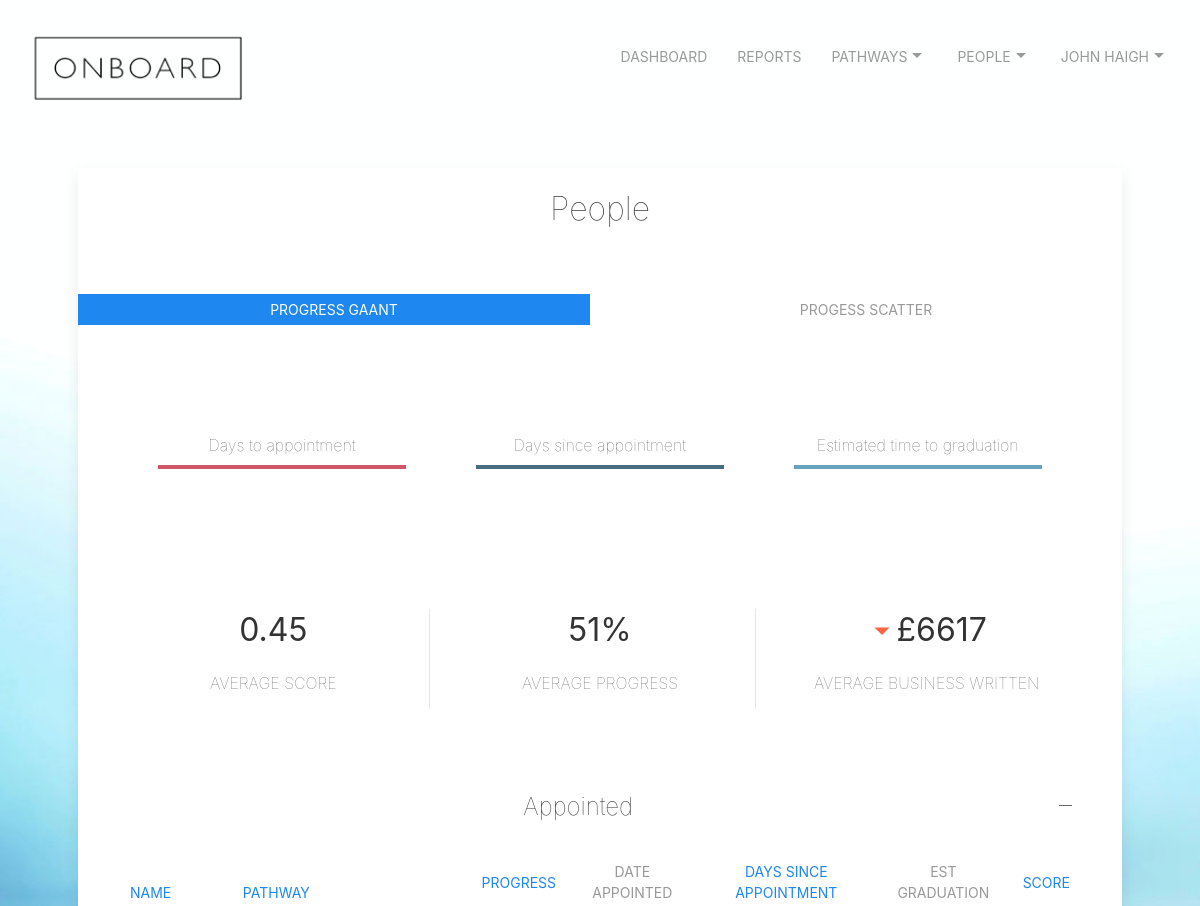
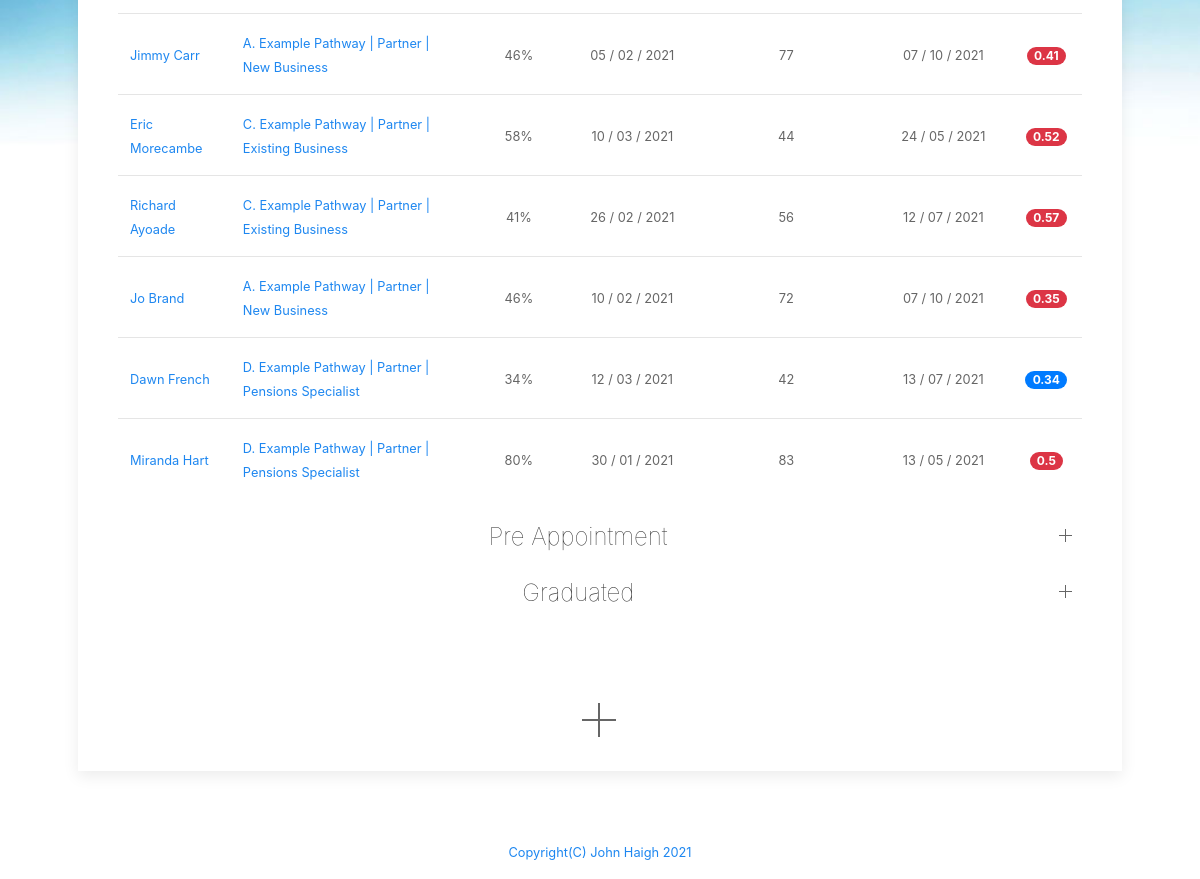
Page /people (signed in) on the committed database (2 pictures, top to bottom).
### tables this page shows
CREATE TABLE users ('id' integer PRIMARY KEY NOT NULL, 'email' text NOT NULL, 'firstname' text NOT NULL,'lastname' text NOT NULL, 'password' text NOT NULL, 'company' text NOT NULL, 'jobrole' text NOT NULL,'companymail' text NOT NULL, 'confirmed' text, 'lastlogin' text, 'adminlevel' int, 'status' text, 'region' text, 'averagescore' int, 'averagebusiness' int, 'averagebusinesstarget' int, 'averageprogressnumber' int);

CREATE TABLE "people" (
	"id"	integer NOT NULL,
	"firstname"	text NOT NULL,
	"lastname"	text NOT NULL,
	"mobile"	text NOT NULL,
	"email"	text NOT NULL,
	"pdm"	text NOT NULL,
	"bam"	text,
	"pathwayEnrolled"	text,
	"pathwayEnrolledDate"	text,
	"pathwayEnrolledPosition"	text,
	"pathwayEnrolledProgress"	integer,
	"pathwayEnrolledPositionDate"	text,
	"history"	text,
	"exEmployedDeal"	text,
	"exEmployedDealExpiry"	text,
	"businessWrittenPreviousMonth"	integer,
	"businessWrittenYearToDate"	integer,
	"daysinpathway"	integer,
	"estcompletion"	text,
	"score"	int,
	"minincome"	int,
	"practice"	text,
	"dateappointed"	text,
	"dayssinceappointment"	int,
	"appointed"	int,
	"region"	int,
	"completed"	INTEGER,
	PRIMARY KEY("id")
);

### app.py (the view, shortened to what this page needs)
@app.route("/people", methods=["GET", "POST"])
@login_required
def people():
    if request.method == "GET":
        db = SQL("sqlite:///onboard.db")
        info = db.execute("SELECT * FROM users WHERE id = ?", session["user_id"])
        username = info[0]['email']
        firstname = info[0]['firstname']
        lastname = info[0]['lastname']
        companymail = info[0]['companymail']
        fullname = firstname + ' ' + lastname
        daytoday = int(datetime.datetime.today().strftime ('%d'))
        monthtoday = int(datetime.datetime.today().strftime ('%m'))
        yeartoday = int(datetime.datetime.today().strftime ('%Y'))
        totalscore = 0
        count = 0
        totalaveragebusinesstarget = 0
        totalaveragebusiness = 0
        totalaverageprogressnumber = 0
        averageprogressnumber = 0
        preappointmentdays = []
        progresstodate = []
        estimatedfinish = []
        stackednames = []
        i = 0
        rows = db.execute("SELECT * FROM people WHERE pdm = ? AND completed = 0 ORDER BY dayssinceappointment", username)
        while i < len(rows):
            dateenrolled = rows[i]['pathwayEnrolledDate']
            if dateenrolled != None:
                x = dateenrolled.split("/", 3)
                yearenrolled = (int(x[2]))
                monthenroleld = (int(x[1]))
                dayenrolled = (int(x[0]))
                d0 = date(yearenrolled, monthenroleld, dayenrolled)
                d1 = date(yeartoday, monthtoday, daytoday)
                delta = d1 - d0
                daysin = delta.days
            else:
                daysin = 0
            if rows[i]['appointed'] == 1:
                dateappointed = rows[i]['dateappointed']
                x = dateappointed.split("/", 3)
                year = (int(x[2]))
                month = (int(x[1]))
                day = (int(x[0]))
                d0 = date(year, month, day)
                d1 = date(yeartoday, monthtoday, daytoday)
                delta = d1 - d0
                dayssinceappointment = delta.days
                progressnumber = int(rows[i]['pathwayEnrolledProgress'])
                if progressnumber == 0:
                    estcompletion = 'Not yet known'
                    score = 0
                else:
                    pathwayinfo = db.execute("SELECT * from pathways where pathwayName = ?", rows[i]['pathwayEnrolled'])
                    if pathwayinfo[0]['numbercompleted'] == 0:
                        daysleft = ((dayssinceappointment / progressnumber) * 100) - dayssinceappointment
                        estcompletion = d0 + datetime.timedelta(days=daysleft+dayssinceappointment)
                    else:
                        daysleft = int((dayssinceappointment / progressnumber) * 100)
                        newestaveragecompletion = ( int(pathwayinfo[0]['averagetimecompletion']) * int(pathwayinfo[0]['numbercompleted'])) + daysleft / (int(pathwayinfo[0]['numbercompleted']))+1
                        estcompletion = d0 + datetime.timedelta(days=newestaveragecompletion)
                    j = (str(estcompletion).split("-",3))
                    year = (j[0])
                    month = (j[1])
                    day = (j[2])
                    estcompletion = day + " / " + month + " / " + year
                    score = round((progressnumber / daysin), 2)
                    totalscore = totalscore + score
                    count = count + 1
                    totalaveragebusinesstarget = totalaveragebusinesstarget + (dayssinceappointment * 165)
                    totalaveragebusiness = totalaveragebusiness + int(rows[i]['businessWrittenYearToDate'])
                    totalaverageprogressnumber = totalaverageprogressnumber + progressnumber
                    preappointmentdayscalc = (int(rows[i]['daysinpathway']) - int(rows[i]['dayssinceappointment']))*-1
                    preappointmentdays.append(preappointmentdayscalc)
                    progresstodate.append((int(rows[i]['dayssinceappointment']))*-1)
                    stackednames.append(rows[i]['firstname'] + ' '+ rows[i]['lastname'])
                    estimatedfinish.append(daysleft)
            else:
                dayssinceappointment = 0
                score = 0
                estcompletion = 'Not yet known'
            db.execute("UPDATE people SET daysinpathway = ?, estcompletion = ?, score = ?, dayssinceappointment = ? WHERE email = ?", daysin, estcompletion, score, dayssinceappointment, rows[i]['email'])
            i = i+1
        averagescore = round((totalscore / count),2)
        averagebusiness = round(totalaveragebusiness / count)
        averagebusinesstarget = round(totalaveragebusinesstarget / count)
        averageprogressnumber = round(totalaverageprogressnumber / count)
        db.execute("UPDATE users SET averagescore = ?, averagebusiness = ?, averagebusinesstarget = ?, averageprogressnumber = ?", averagescore, averagebusiness, averagebusinesstarget, averageprogressnumber)
        rows = db.execute("SELECT * from people WHERE pdm = ? AND appointed = 1 AND completed = 0", username)
        print(rows)
        newlist = []
        percent = []
        datalabels = []
        bubblecolour = []
        days = []
        i = 0
        while i < len(rows):
            percent.append(rows[i]['pathwayEnrolledProgress'])
            days.append(rows[i]['dayssinceappointment'])
            datalabels.append(rows[i]['firstname']+' '+rows[i]['lastname'])
            if (int(rows[i]['businessWrittenYearToDate']) < (int(rows[i]['dayssinceappointment']) * 165)):
                bubblecolour.append('rgba(209,86,102,.9)')
            else:
                bubblecolour.append('rgba(70,109,128,.9)')
            i = i+1
        for h, w in zip(percent, days):
            newlist.append({'x': h, 'y': w})
        scatterdata = str(newlist).replace('\'', '')
        appointed = db.execute("SELECT * FROM people WHERE pdm = ? AND appointed = 1 AND completed = 0", username)
        preappointment = db.execute("SELECT * FROM people WHERE pdm = ? AND appointed = 0", username)
        graduated = db.execute("SELECT * FROM people WHERE pdm = ? AND completed = 1", username)
        rows = db.execute("SELECT * FROM users WHERE email = ?", username)
        return render_template("people.html", graduated = graduated, stackednames = stackednames, preappointmentdays = preappointmentdays, progresstodate = progresstodate, estimatedfinish = estimatedfinish, rows = rows, firstname = firstname, FullName = fullname, companymail=companymail, appointed = appointed, preappointment = preappointment, data=scatterdata, bubblecolour = bubblecolour, labels = datalabels)

### app.py (called while the page is built)
@app.after_request
def after_request(response):
    response.headers["Cache-Control"] = "no-cache, no-store, must-revalidate"
    response.headers["Expires"] = 0
    response.headers["Pragma"] = "no-cache"
    return response

def login_required(f):
    @wraps(f)
    def decorated_function(*args, **kwargs):
        if session.get("user_id") is None:
            return redirect("/login")
        return f(*args, **kwargs)
    return decorated_function

### templates/people.html (shortened to what this page needs)
{% extends "layout.html" %}
{% block main %}
<div class="uk-card uk-card-default uk-card-small">
  <div class="uk-text-center uk-card-body">
    <h2 class="uk-text uk-text-lighter">People</h2>
    <br>
  </div>
<div class="uk-text-center">
  <ul class="uk-subnav uk-subnav-pill uk-grid" uk-switcher="animation: uk-animation-fade">
    <li class="uk-width-1-2@m"><a href="#">Progress GAANT</a></li>
    <li class="uk-width-1-2@m"><a href="#">Progess Scatter</a></li>
  </ul>
  <ul class="uk-switcher uk-margin uk-padding">
      <li>
        <div class="uk-child-width-1-3@m uk-grid-large uk-padding" uk-grid>
          <div class="uk-child-width-1-1@m" >
            <p style="padding:8px; border-style: hidden hidden solid hidden; border-width: 4px; border-color: rgba(209,86,102,1)" class="uk-text uk-text-lighter">Days to appointment</p>
          </div>
          <div class="uk-child-width-1-1@m">
            <p style="padding:8px; border-style: hidden hidden solid hidden; border-width: 4px; border-color: rgba(70,109,128,1)" class="uk-text uk-text-lighter">Days since appointment</p>
          </div>
          <div class="uk-child-width-1-1@m">
            <p style="padding:8px; border-style: hidden hidden solid hidden; border-width: 4px; border-color: rgba(105,164,191,1)" class="uk-text uk-text-lighter">Estimated time to graduation</p>
          </div>
        </div>
      </li>
        </ul>
      </div>
  <div class="uk-grid-small uk-child-width-expand@s uk-text-center uk-padding" uk-grid>
    <div>
      <h2>{{rows[0]['averagescore']}}</h2>
      <p class="uk-text-uppercase uk-text-lighter">Average Score</p>
    </div>
    <div class="uk-divider-vertical">
      <h2>{{rows[0]['averageprogressnumber']}}%</h2>
        <p class="uk-text-uppercase uk-text-lighter">Average Progress</p>
    </div>
    <div class="uk-divider-vertical">
      {% if rows[0]['averagebusiness'] < rows[0]['averagebusinesstarget'] %}
      <h2 uk-tooltip="title: £ {{rows[0]['averagebusiness'] - rows[0]['averagebusinesstarget']}} on target" ><span style="color: #ff6347;" uk-icon="icon: triangle-down; ratio: 1.5"></span>£{{rows[0]['averagebusiness']}}</h2>
      {% endif %}
      <p class="uk-text-uppercase uk-text-lighter">Average Business Written</p>
      </div>
  </div>
  <div class="uk-padding uk-padding-medium">
    <ul uk-accordion="duration: 300; multiple: true">
        <li class="uk-open">
          <h1 class="uk-accordion-title uk-text-lighter uk-text-large uk-text-center" href="#">Appointed</h1>
          <div class="uk-accordion-content">
            <table class="uk-table uk-table-middle uk-table-divider uk-text uk-text-lighter">
              <thead>
                <th><form action='/people' method='post'><button type='submit' class="uk-button uk-button-link" value="name" name='sort'>Name</button></form></th>
                <th><form action='/people' method='post'><button type='submit' class="uk-button uk-button-link" value="pathway" name='sort'>Pathway</button></form></th>
                <th style="text-align: center; vertical-align: middle;"><form action='/people' method='post'><button type='submit' class="uk-button uk-button-link" value="progress" name='sort'>Progress</button></form></th>
                <th style="text-align: center; vertical-align: middle;">Date Appointed</th>
                <th style="text-align: center; vertical-align: middle;"><form action='/people' method='post'><button type='submit' class="uk-button uk-button-link" value="days" name='sort'>Days since appointment</button></form></th>
                <th style="text-align: center; vertical-align: middle;">Est Graduation</th>
                <th style="text-align: center; vertical-align: middle;"><form action='/people' method='post'><button type='submit' class="uk-button uk-button-link" value="score" name='sort'>Score</button></form></th>
              </thead>
              {% for appointed in appointed %}
              <tr>
                <td><a href="/viewperson?name={{appointed['email']}}"><small>{{appointed['firstname']}} {{appointed['lastname']}}</small></a></td>
                <td><a href="/progress?name={{appointed["email"]}}&pathway={{appointed['pathwayEnrolled']}}"><small>{{appointed['pathwayEnrolled']}}</small></a></td>
                <td style="text-align: center; vertical-align: middle;"><small>{{appointed['pathwayEnrolledProgress']}}%</small></td>
                <td style="text-align: center; vertical-align: middle;"><small>{{appointed['dateappointed']}}</small></td>
                <td style="text-align: center; vertical-align: middle;"><small>{{appointed['dayssinceappointment']}}</small></td>
                <td style="text-align: center; vertical-align: middle;"><small>{{appointed['estcompletion']}}</small></td>
                {% if appointed['businessWrittenYearToDate'] >= (appointed['dayssinceappointment'] * 165) %}
                  <td uk-tooltip="title: £{{appointed['businessWrittenYearToDate'] - (appointed['dayssinceappointment'] * 165)}} above target" style="text-align: center; vertical-align: middle;"><span class="badge badge-pill badge-primary">{{appointed['score']}}</span></td>
                {% else %}
                  <td uk-tooltip="title: £{{appointed['businessWrittenYearToDate'] - (appointed['dayssinceappointment'] * 165)}} short of target" style="text-align: center; vertical-align: middle;"><span class="badge badge-pill badge-danger">{{appointed['score']}}</span></td>
                {% endif %}
              </tr>
              {% endfor %}
            </table>
          </div>
        </li>
        <li>
          <h2 class="uk-accordion-title uk-text-lighter uk-text-large uk-text-center" href="#">Pre Appointment</h2>
        </li>
        {% if graduated is defined %}
        <li>
            <h2 class="uk-accordion-title uk-text-lighter uk-text-large uk-text-center" href="#">Graduated</h2>
        </li>
        {% endif %}
    </ul>
  </div>
  <div id="center">
    <a href="/newperson" uk-icon="icon: plus; ratio: 2"></a>
  </div>
{% endblock %}

### static/styles.css (style rules this page uses)
#center { margin-left: auto; margin-right: auto; text-align: center; padding: 30px; }
body { border-color: coral; }
body { background-image: url("images/onboard_homepage_background_1400x933px.jpg"); background-repeat: repeat; background-size: cover; background-color: #464646; height: 200vh; }

### rows in the picture
users: averagescore "0.45", averageprogressnumber "51", averagebusiness "6617"
people: firstname "Jimmy", lastname "Carr", pathwayEnrolled "A. Example Pathway | Partner | New Business", pathwayEnrolledProgress "46", dateappointed "05 / 02 / 2021", dayssinceappointment "77", estcompletion "07 / 10 / 2021", score "0.41"
people: firstname "Eric", lastname "Morecambe", pathwayEnrolled "C. Example Pathway | Partner | Existing Business", pathwayEnrolledProgress "58", dateappointed "10 / 03 / 2021", dayssinceappointment "44", estcompletion "24 / 05 / 2021", score "0.52"
people: firstname "Richard", lastname "Ayoade", pathwayEnrolled "C. Example Pathway | Partner | Existing Business", pathwayEnrolledProgress "41", dateappointed "26 / 02 / 2021", dayssinceappointment "56", estcompletion "12 / 07 / 2021", score "0.57"
people: firstname "Jo", lastname "Brand", pathwayEnrolled "A. Example Pathway | Partner | New Business", pathwayEnrolledProgress "46", dateappointed "10 / 02 / 2021", dayssinceappointment "72", estcompletion "07 / 10 / 2021", score "0.35"
people: firstname "Dawn", lastname "French", pathwayEnrolled "D. Example Pathway | Partner | Pensions Specialist", pathwayEnrolledProgress "34", dateappointed "12 / 03 / 2021", dayssinceappointment "42", estcompletion "13 / 07 / 2021", score "0.34"
people: firstname "Miranda", lastname "Hart", pathwayEnrolled "D. Example Pathway | Partner | Pensions Specialist", pathwayEnrolledProgress "80", dateappointed "30 / 01 / 2021", dayssinceappointment "83", estcompletion "13 / 05 / 2021", score "0.5"

### other values in the picture
{{ FullName }} "JOHN HAIGH"
